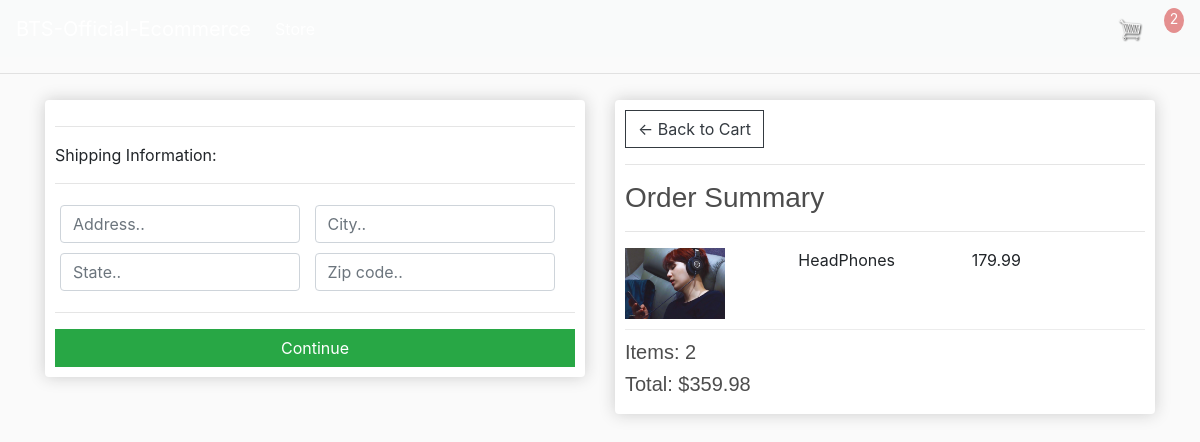
Screenshot of /checkout/ (signed in) with the database file from the repository.
### store/models.py (models this page shows, shortened)
class OrderItem(models.Model):
	product = models.ForeignKey(Product, on_delete=models.SET_NULL, null=True)
	order = models.ForeignKey(Order, on_delete=models.SET_NULL, null=True)
	quantity = models.IntegerField(default=0, null=True, blank=True)
	date_added = models.DateTimeField(auto_now_add=True)
	@property
	def get_total(self):
		total = self.product.price * self.quantity
		return total

class Product(models.Model):
	name = models.CharField(max_length=200)
	price = models.DecimalField(max_digits=7, decimal_places=2)
	digital = models.BooleanField(default=False,null=True, blank=True)
	image = models.ImageField(null=True, blank=True)
	@property
	def imageURL(self):
		try:
			url = self.image.url
		except:
			url = ''
		return url

class Order(models.Model):
	customer = models.ForeignKey(Customer, on_delete=models.SET_NULL, null=True, blank=True)
	date_ordered = models.DateTimeField(auto_now_add=True)
	complete = models.BooleanField(default=False)
	transaction_id = models.CharField(max_length=100, null=True)
	@property
	def shipping(self):
		shipping = False
		orderitems = self.orderitem_set.all()
		for i in orderitems:
			if i.product.digital == False:
				shipping = True
		return shipping
	@property
	def get_cart_total(self):
		orderitems = self.orderitem_set.all()
		total = sum([item.get_total for item in orderitems])
		return total
	@property
	def get_cart_items(self):
		orderitems = self.orderitem_set.all()
		total = sum([item.quantity for item in orderitems])
		return total

### store/views.py (the view)
# urls.py: path('checkout/', views.checkout, name="checkout"),
def checkout(request):
          data = cartData(request)
          items = data['items']
          order = data['order']
          cartItems = data['cartItems']
          context = {'items':items, 'order':order, 'cartItems':cartItems}
          return render(request, 'store/checkout.html', context)

### store/utils.py (called while the page is built)
def cartData(request):
    if request.user.is_authenticated:
         customer = request.user.customer
         order, created = Order.objects.get_or_create(customer=customer, complete=False)
         items = order.orderitem_set.all()
         cartItems = order.get_cart_items
    else:
          cookieData = cookieCart(request)
          items = cookieData['items']
          order = cookieData['order']
          cartItems = cookieData['cartItems']
    return {'cartItems':cartItems ,'order':order, 'items':items}

### store/templates/store/checkout.html (shortened to what this page needs)
{% extends 'store/main.html' %}
{% load static %}
{% block content %}
  <div class="row">
	<div class="col-lg-6">
		<div class="box-element" id="form-wrapper">
         <form id="form">
          <div id="shopping-info">
                <hr>
                <p>Shipping Information:</p>
                <hr>
                <div class="form-field">
                    <input class="form-control" type="text" name="address" placeholder="Address..">
                </div>
                <div class="form-field">
                    <input class="form-control" type="text" name="city" placeholder="City..">
                </div>
                <div class="form-field">
                    <input class="form-control" type="text" name="state" placeholder="State..">
                </div>
                <div class="form-field">
                    <input class="form-control" type="text" name="zipcode" placeholder="Zip code..">
                </div>
          </div>
         <hr>
         <input id="form-button" class="btn btn-success btn-block" type="submit" value="Continue">
         </form>
		</div>
		<br>
	</div>
	<div class="col-lg-6">
		<div class="box-element">
          <a  class="btn btn-outline-dark" href="{% url 'cart' %}">&#x2190; Back to Cart</a>
            <hr>
            <h3>Order Summary</h3>
            <hr>
            {% for item in items%}
            <div class="cart-row">
                <div style="flex:2"><img class="row-image" src="{{item.product.imageURL}}"></div>
                <div style="flex:2"><p>{{item.product.name}}</p></div>
                <div style="flex:1"><p>{{item.product.price}}</p></div>
                <div style="flex:1"><p>{{item.product.quantity}}</p></div>
            </div>
            {% endfor %}
            <h5>Items: {{order.get_cart_items}}</h5>
            <h5>Total: ${{order.get_cart_total|floatformat:2}}</h5>
        </div>
    </div>
  </div>
{% endblock content %}

### static/css/main.css (style rules this page uses)
body { background-color: hsl(0, 0%, 98%); }
h1,h2,h3,h4,h5,h6 { color:hsl(0, 0%, 30%); font-family: "Gill Sans", sans-serif; }
.box-element { box-shadow:hsl(0, 0%, 80%) 0 0 16px; background-color: #fff; border-radius: 4px; padding: 10px; }
.col-lg-4, .col-lg-6, .col-lg-8, .col-lg-12 { margin-top: 10px; }
.btn { border-radius: 0; }
.row-image { width: 100px; }
.form-field { width:250px; display: inline-block; padding: 5px; }
.cart-row { display: flex; align-items: flex-stretch; padding-bottom: 10px; margin-bottom: 10px; border-bottom: 1px solid #ececec; }

### rows the page displays
OrderItem: product.imageURL (picture), product.name "HeadPhones", product.price "179.99"
Order: get_cart_items "2", get_cart_total "359.98"

### other values shown
{{ cartItems }} "2"
